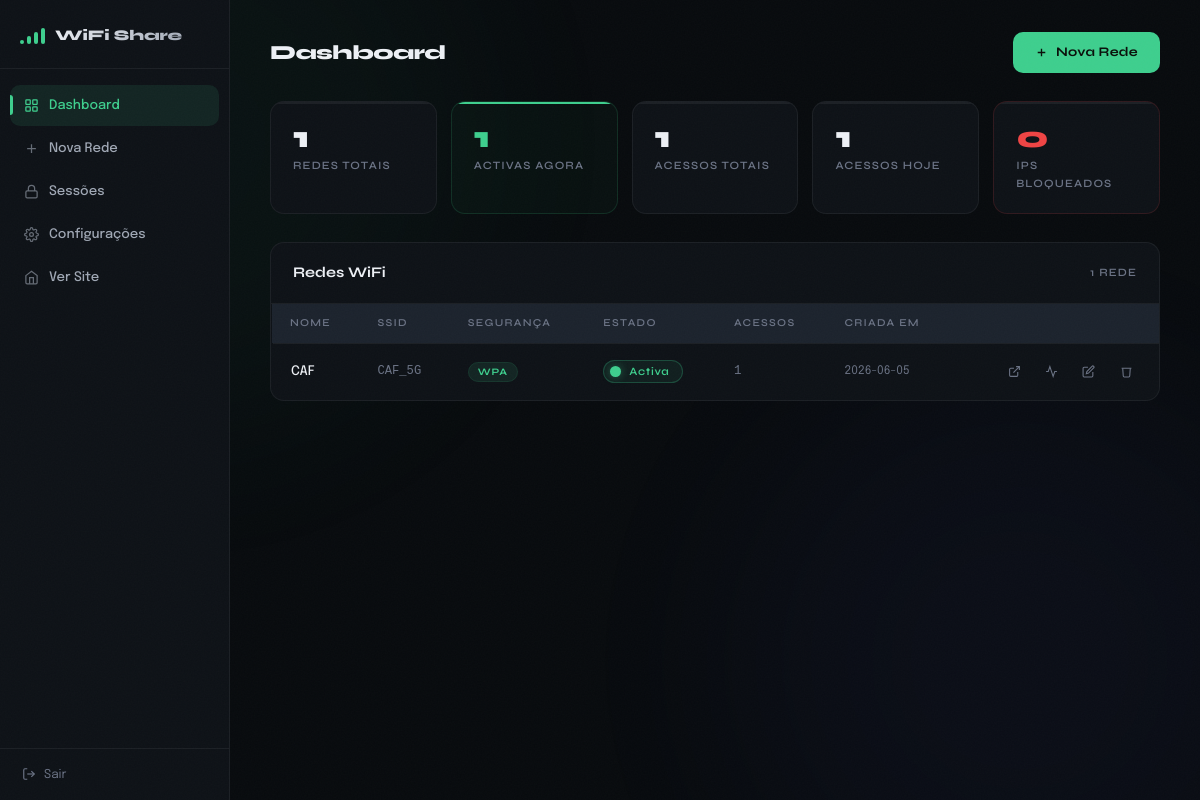
The page /admin (signed in) on the database its author committed.
### tables this page shows
CREATE TABLE config (
            chave   TEXT PRIMARY KEY,
            valor   TEXT
        );

CREATE TABLE redes (
            id          INTEGER PRIMARY KEY AUTOINCREMENT,
            nome        TEXT    NOT NULL,
            ssid        TEXT    NOT NULL,
            senha       TEXT    NOT NULL,
            seguranca   TEXT    NOT NULL DEFAULT 'WPA',
            descricao   TEXT,
            ativa       INTEGER NOT NULL DEFAULT 1,
            criada_em   TEXT    NOT NULL DEFAULT (datetime('now', 'localtime')),
            acessos     INTEGER NOT NULL DEFAULT 0
        );

### app/routes.py (the view)
@main_bp.route('/admin')
@requer_admin
def admin():
    redes  = RedeModel.listar_todas()
    stats  = RedeModel.stats()
    cfg    = ConfigModel.todas()
    return render_template('app/admin.html', redes=redes, stats=stats, cfg=cfg)

### app/database.py (called while the page is built)
def get_db():
    if 'db' not in g:
        g.db = sqlite3.connect(
            current_app.config['DATABASE'],
            detect_types=sqlite3.PARSE_DECLTYPES
        )
        g.db.row_factory = sqlite3.Row
        g.db.execute('PRAGMA foreign_keys = ON')
    return g.db

### app/models.py (called while the page is built)
    @staticmethod
    def listar_todas():
        db = get_db()
        return db.execute(
            'SELECT * FROM redes ORDER BY criada_em DESC'
        ).fetchall()

    @staticmethod
    def stats():
        db = get_db()
        total   = db.execute('SELECT COUNT(*) FROM redes').fetchone()[0]
        ativas  = db.execute('SELECT COUNT(*) FROM redes WHERE ativa=1').fetchone()[0]
        acessos = db.execute('SELECT SUM(acessos) FROM redes').fetchone()[0] or 0
        hoje    = db.execute(
            "SELECT COUNT(*) FROM acessos WHERE date(acessado_em)=date('now','localtime')"
        ).fetchone()[0]
        bloqueados = db.execute(
            "SELECT COUNT(DISTINCT ip) FROM sessoes WHERE bloqueada=1"
        ).fetchone()[0]
        return {'total': total, 'ativas': ativas, 'acessos': acessos,
                'hoje': hoje, 'bloqueados': bloqueados}

    @staticmethod
    def todas():
        db = get_db()
        rows = db.execute('SELECT chave, valor FROM config').fetchall()
        return {r['chave']: r['valor'] for r in rows}

### app/routes.py (called while the page is built)
def requer_admin(f):
    @wraps(f)
    def decorated(*args, **kwargs):
        if not session.get('admin'):
            return redirect(url_for('main.login'))
        return f(*args, **kwargs)
    return decorated

### app/templates/app/admin.html (shortened to what this page needs)
{% extends "app/base.html" %}
{% block extra_css %}<link rel="stylesheet" href="{{ url_for('static', filename='css/admin.css') }}">{% endblock %}
{% block body %}
<div class="admin-wrap">
  <aside class="admin-sidebar">
    <div class="sidebar-logo">
      <div class="signal-icon small">
        <span></span><span></span><span></span><span></span>
      </div>
      <span class="sidebar-name">{{ cfg.titulo_site }}</span>
    </div>
    <nav class="sidebar-nav">
      <a href="{{ url_for('main.admin') }}" class="nav-item active">
        <svg width="15" height="15" viewBox="0 0 24 24" fill="none" stroke="currentColor" stroke-width="2"><rect x="3" y="3" width="7" height="7" rx="1"/><rect x="14" y="3" width="7" height="7" rx="1"/><rect x="3" y="14" width="7" height="7" rx="1"/><rect x="14" y="14" width="7" height="7" rx="1"/></svg>
        Dashboard
      </a>
      <a href="{{ url_for('main.nova_rede') }}" class="nav-item">
        <svg width="15" height="15" viewBox="0 0 24 24" fill="none" stroke="currentColor" stroke-width="2"><path d="M12 5v14M5 12h14"/></svg>
        Nova Rede
      </a>
      <a href="{{ url_for('main.ver_sessoes') }}" class="nav-item">
        <svg width="15" height="15" viewBox="0 0 24 24" fill="none" stroke="currentColor" stroke-width="2"><rect x="3" y="11" width="18" height="11" rx="2"/><path d="M7 11V7a5 5 0 0 1 10 0v4"/></svg>
        Sessões
      </a>
      <a href="{{ url_for('main.configuracoes') }}" class="nav-item">
        Configurações
      </a>
      <a href="{{ url_for('main.index') }}" class="nav-item">
        <svg width="15" height="15" viewBox="0 0 24 24" fill="none" stroke="currentColor" stroke-width="2"><path d="M3 9l9-7 9 7v11a2 2 0 0 1-2 2H5a2 2 0 0 1-2-2z"/><polyline points="9 22 9 12 15 12 15 22"/></svg>
        Ver Site
      </a>
    </nav>
    <a href="{{ url_for('main.logout') }}" class="sidebar-logout">
      <svg width="14" height="14" viewBox="0 0 24 24" fill="none" stroke="currentColor" stroke-width="2"><path d="M9 21H5a2 2 0 0 1-2-2V5a2 2 0 0 1 2-2h4"/><polyline points="16 17 21 12 16 7"/><line x1="21" y1="12" x2="9" y2="12"/></svg>
      Sair
    </a>
  </aside>
  <div class="admin-content">
    <div class="admin-topbar anim-fade">
      <h2 class="admin-page-title">Dashboard</h2>
      <a href="{{ url_for('main.nova_rede') }}" class="btn btn-primary">
        <svg width="13" height="13" viewBox="0 0 24 24" fill="none" stroke="currentColor" stroke-width="2.5"><path d="M12 5v14M5 12h14"/></svg>
        Nova Rede
      </a>
    </div>
    <div class="stats-row stagger">
      <div class="stat-card">
        <span class="stat-num">{{ stats.total }}</span>
        <span class="stat-lbl">Redes totais</span>
      </div>
      <div class="stat-card accent">
        <span class="stat-num">{{ stats.ativas }}</span>
        <span class="stat-lbl">Activas agora</span>
      </div>
      <div class="stat-card">
        <span class="stat-num">{{ stats.acessos }}</span>
        <span class="stat-lbl">Acessos totais</span>
      </div>
      <div class="stat-card">
        <span class="stat-num">{{ stats.hoje }}</span>
        <span class="stat-lbl">Acessos hoje</span>
      </div>
      <div class="stat-card" style="border-color:rgba(239,68,68,.15)">
        <span class="stat-num" style="color:var(--danger)">{{ stats.bloqueados }}</span>
        <span class="stat-lbl">IPs Bloqueados</span>
      </div>
    </div>
    <div class="table-card">
      <div class="table-head">
        <h3 class="table-title">Redes WiFi</h3>
        <span class="table-count">{{ redes|length }} rede{% if redes|length != 1 %}s{% endif %}</span>
      </div>
      {% if redes %}
      <table class="data-table">
        <thead>
          <tr>
            <th>Nome</th>
            <th>SSID</th>
            <th>Segurança</th>
            <th>Estado</th>
            <th>Acessos</th>
            <th>Criada em</th>
            <th></th>
          </tr>
        </thead>
        <tbody>
          {% for rede in redes %}
          <tr data-id="{{ rede.id }}">
            <td class="td-nome">{{ rede.nome }}</td>
            <td class="td-mono">{{ rede.ssid }}</td>
            <td><span class="badge-sec">{{ rede.seguranca }}</span></td>
            <td>
              <button
                class="toggle-btn {% if rede.ativa %}on{% else %}off{% endif %}"
                data-id="{{ rede.id }}"
                title="{% if rede.ativa %}Desactivar{% else %}Activar{% endif %}"
              >
                <span class="toggle-pill"></span>
                <span class="toggle-lbl">{% if rede.ativa %}Activa{% else %}Inactiva{% endif %}</span>
              </button>
            </td>
            <td class="td-num">{{ rede.acessos }}</td>
            <td class="td-date">{{ rede.criada_em[:10] }}</td>
            <td class="td-actions">
              <a href="{{ url_for('main.rede_detalhe', rede_id=rede.id) }}" class="action-btn" title="Ver página pública" target="_blank">
                <svg width="13" height="13" viewBox="0 0 24 24" fill="none" stroke="currentColor" stroke-width="2"><path d="M18 13v6a2 2 0 0 1-2 2H5a2 2 0 0 1-2-2V8a2 2 0 0 1 2-2h6"/><polyline points="15 3 21 3 21 9"/><line x1="10" y1="14" x2="21" y2="3"/></svg>
              </a>
              <a href="{{ url_for('main.ver_acessos', rede_id=rede.id) }}" class="action-btn" title="Ver acessos">
                <svg width="13" height="13" viewBox="0 0 24 24" fill="none" stroke="currentColor" stroke-width="2"><polyline points="22 12 18 12 15 21 9 3 6 12 2 12"/></svg>
              </a>
              <a href="{{ url_for('main.editar_rede', rede_id=rede.id) }}" class="action-btn" title="Editar">
                <svg width="13" height="13" viewBox="0 0 24 24" fill="none" stroke="currentColor" stroke-width="2"><path d="M11 4H4a2 2 0 0 0-2 2v14a2 2 0 0 0 2 2h14a2 2 0 0 0 2-2v-7"/><path d="M18.5 2.5a2.12 2.12 0 0 1 3 3L12 15l-4 1 1-4z"/></svg>
              </a>
              <button class="action-btn danger del-btn" data-id="{{ rede.id }}" data-nome="{{ rede.nome }}" title="Eliminar">
                <svg width="13" height="13" viewBox="0 0 24 24" fill="none" stroke="currentColor" stroke-width="2"><polyline points="3 6 5 6 21 6"/><path d="M19 6l-1 14a2 2 0 0 1-2 2H8a2 2 0 0 1-2-2L5 6"/></svg>
              </button>
            </td>
          </tr>
          {% endfor %}
        </tbody>
      </table>
      {% else %}
      <div class="table-empty anim-fade">
        Sem redes criadas ainda. <a href="{{ url_for('main.nova_rede') }}">Criar a primeira</a>.
      </div>
      {% endif %}
    </div>
  </div>
</div>
{% endblock %}

### app/static/css/base.css (style rules this page uses)
:root { --bg: #080b0e; --bg-2: #0e1217; --bg-3: #151b23; --bg-4: #1c232d; --border: rgba(255,255,255,.06); --border-2: rgba(255,255,255,.1); --border-3: rgba(255,255,255,.16); --fg: #edf0f5; --fg-2: #a0a8b5; --fg-3: #6b7385; --accent: #3ecf8e; --accent-2: #2db87a; --accent-3: #1f9e66; --accent-dim: rgba(62,207,142,.1); --accent-glow: rgba(62,207,142,.2); --accent-glow-lg: rgba(62,207,142,.08); --danger: #ef4444; --danger-dim: rgba(239,68,68,.1); --warn: #f59e0b; --warn-dim: rgba(245,158,11,.1); --radius: 14px; --radius-sm: 10px; --radius-xs: 6px; --shadow: 0 4px 24px rgba(0,0,0,.4); --shadow-lg: 0 12px 48px rgba(0,0,0,.55); --shadow-accent: 0 4px 20px rgba(62,207,142,.15); --font: 'Epilogue',-apple-system,BlinkMacSystemFont,sans-serif; --font-head: 'Syne',-apple-system,BlinkMacSystemFont,sans-serif; --font-mono: 'SF Mono','Cascadia Code','JetBrains Mono','Courier New',monospace; --ease: cubic-bezier(.22,1,.36,1); --ease-out: cubic-bezier(0,.55,.45,1); --nav-h: 64px; }
body { font-family: var(--font); background: var(--bg); color: var(--fg); overflow-x: hidden; }
.signal-icon { display:flex;align-items:flex-end;gap:3px;height:22px; }
.signal-icon span { display:block;width:4px;border-radius:2px; background:var(--accent); animation: sigPulse 1.8s var(--ease) infinite; }
.signal-icon span:nth-child(1) { height:6px;animation-delay:0s }
.signal-icon span:nth-child(2) { height:11px;animation-delay:.15s }
.signal-icon span:nth-child(3) { height:16px;animation-delay:.3s }
.signal-icon span:nth-child(4) { height:22px;animation-delay:.45s }
.signal-icon.small { height:16px }
.signal-icon.small span:nth-child(1) { height:4px }
.signal-icon.small span:nth-child(2) { height:8px }
.signal-icon.small span:nth-child(3) { height:12px }
.signal-icon.small span:nth-child(4) { height:16px }
.btn { display:inline-flex;align-items:center;justify-content:center;gap:8px; padding:10px 22px;border-radius:var(--radius-sm); font-family:var(--font-head);font-size:.82rem;font-weight:700; letter-spacing:.02em;transition:all .25s var(--ease); position:relative;overflow:hidden; }
.btn-primary { background:var(--accent);color:#0a0f0a;border:none; }
.anim-fade { animation:fadeIn .5s var(--ease) both }
.stagger>* { animation:fadeInUp .5s var(--ease) both }
.stagger>*:nth-child(1) { animation-delay:0ms }
.stagger>*:nth-child(2) { animation-delay:80ms }
.stagger>*:nth-child(3) { animation-delay:160ms }
.stagger>*:nth-child(4) { animation-delay:240ms }
.stagger>*:nth-child(5) { animation-delay:320ms }

### rows shown on the page
config: titulo_site "WiFi Share"
redes: nome "CAF", ssid "CAF_5G", seguranca "WPA", ativa "Activa", acessos "1", criada_em "2026-06-05"

### other values the page prints
{{ stats.total }} "1"
{{ stats.ativas }} "1"
{{ stats.acessos }} "1"
{{ stats.hoje }} "1"
{{ stats.bloqueados }} "0"
{{ redes|length }} "1"
